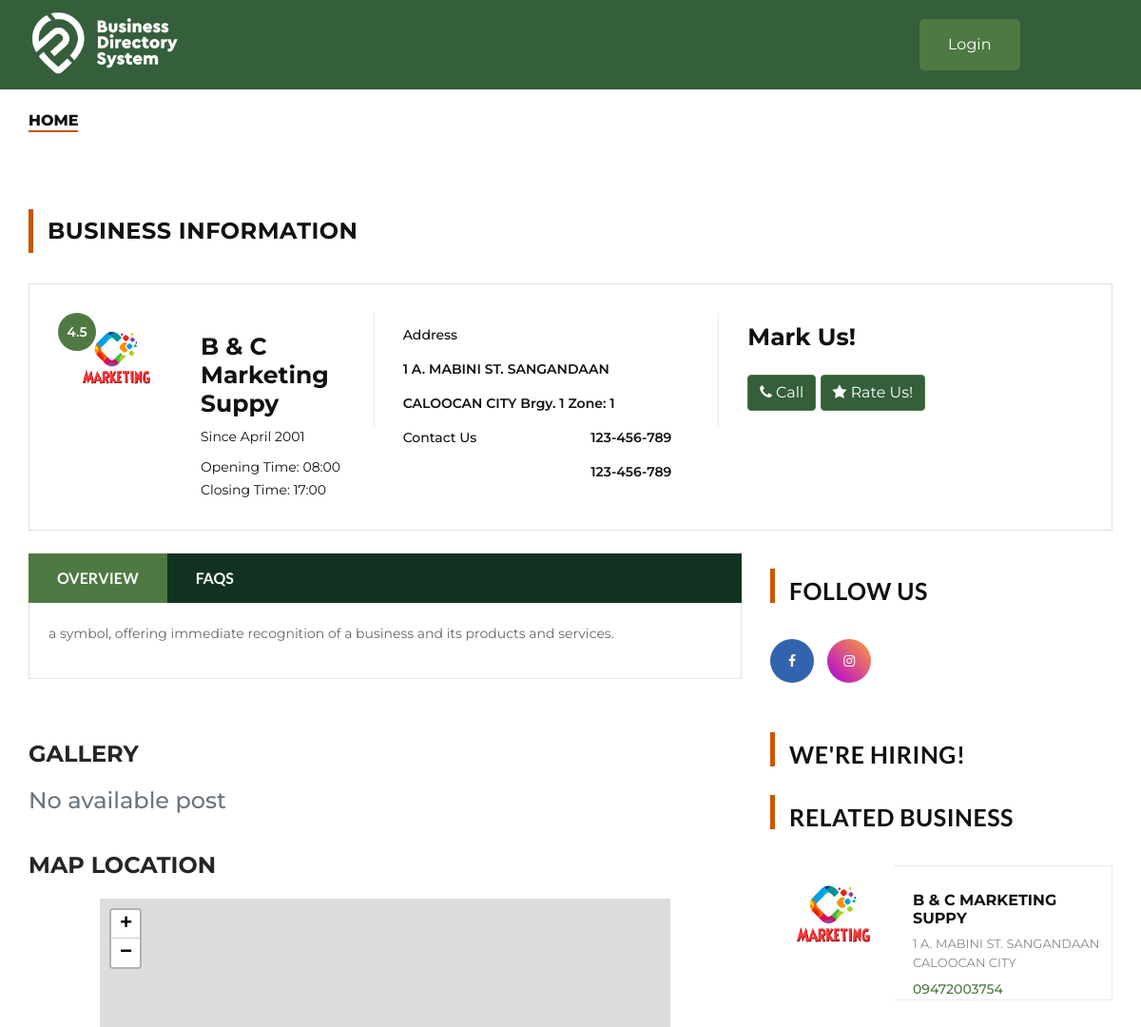
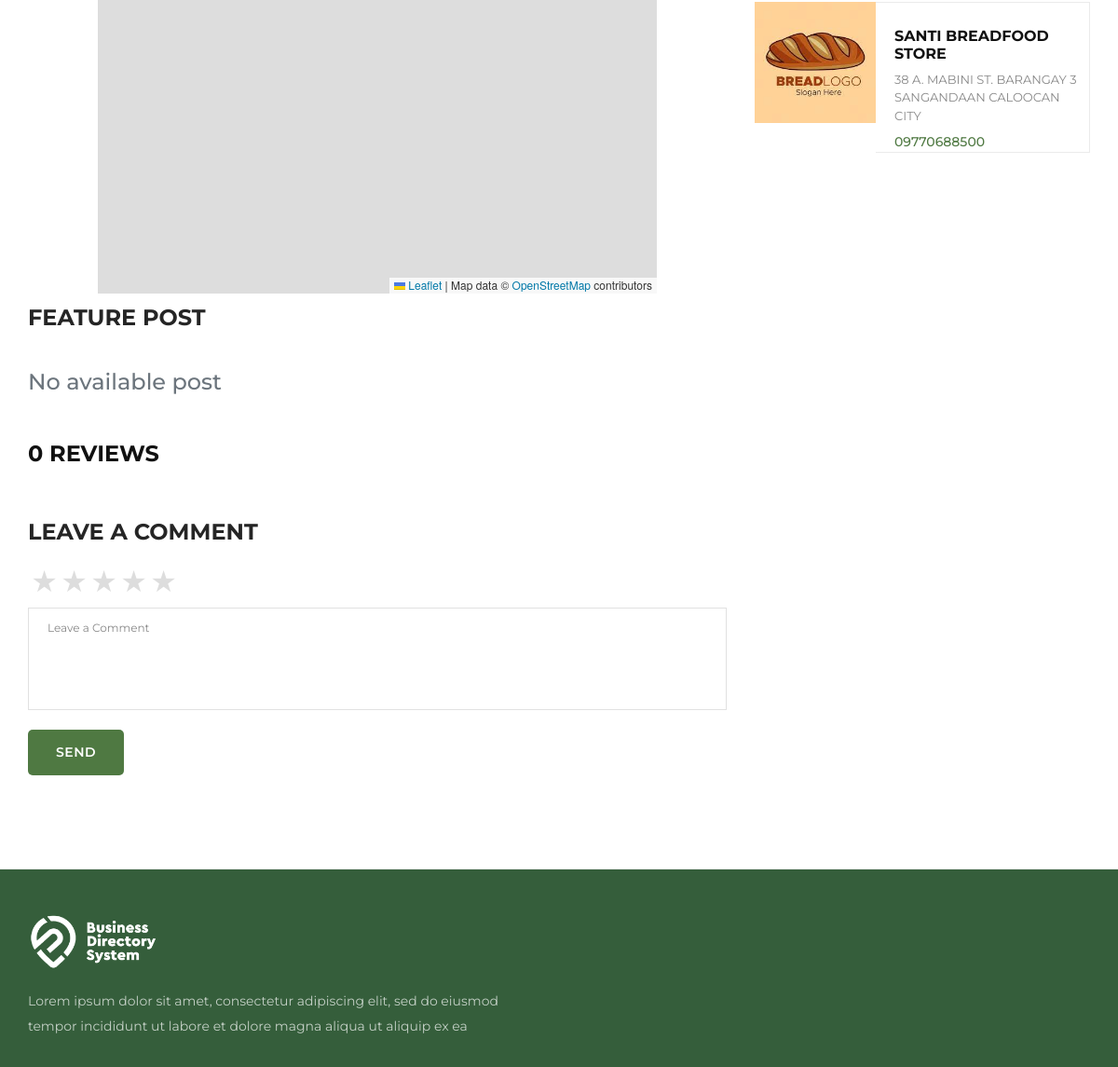
Screenshot of /details.php?ID=2 with the database file from the repository (2 pictures, top to bottom).
### tables this page shows
CREATE TABLE `business_list` (
  `bus_id` bigint(20) NOT NULL,
  `ownerId` int(11) NOT NULL,
  `BusinessName` varchar(255) NOT NULL,
  `Businesslogo` varchar(255) NOT NULL,
  `BusinessEmail` varchar(255) NOT NULL,
  `BusinessBranch` varchar(255) NOT NULL,
  `BusinessEstablish` varchar(255) NOT NULL,
  `BusinessDescrip` text NOT NULL,
  `BusinessNumber` varchar(255) NOT NULL,
  `BusinessOpenHour` varchar(255) NOT NULL,
  `BusinessCloseHour` varchar(255) NOT NULL,
  `BusinessAddress` varchar(255) NOT NULL,
  `BusinessBrgy` varchar(255) NOT NULL,
  `BusinessCategory` varchar(255) DEFAULT NULL,
  `BusinessSubCategory` varchar(255) NOT NULL,
  `BusinessStatus` varchar(255) NOT NULL,
  `BusinessRemarks` varchar(255) NOT NULL,
  `zone` varchar(255) NOT NULL,
  `district` varchar(255) NOT NULL,
  `capitalization` varchar(255) NOT NULL
);

CREATE TABLE `brgyzone_list` (
  `ID` int(11) NOT NULL,
  `zone` int(11) NOT NULL,
  `barangay` varchar(255) NOT NULL,
  `location` varchar(255) NOT NULL
);

### details.php (the view, shortened to what the rows shown need)
<?php
require_once('./includes/config.php');
$id = $_GET['ID'];
$sql = "SELECT * FROM business_list AS bl
INNER JOIN business_links AS bll ON bl.bus_id = bll.bus_id
INNER JOIN brgyzone_list AS bzl ON bl.BusinessBrgy = bzl.ID
INNER JOIN business_location AS bloc ON bl.bus_id = bloc.bus_id
WHERE
bl.bus_id = $id";
$disp = "";
$overview = "";
if ($rs = $conn->query($sql)) {
    if ($rs->num_rows > 0) {
        while ($row = $rs->fetch_assoc()) {
            $disp .= '<div class="row">
                        <div class="col-lg-4">
                            <div class="profile-agent-info">
                                <div class="pi-pic">
                                    <img src=" img/logo/' . $row['Businesslogo'] . '" alt="">
                                    <div class="rating-point">
                                        4.5
                                    </div>
                                </div>
                                <div class="pi-text">
                                    <h5>' . $row['BusinessName'] . '</h5>
                                    <p>Since April 2001</p>
                                    <p>Opening Time: ' . $row['BusinessOpenHour'] . ' Closing Time: ' . $row['BusinessCloseHour'] . '</p>
                                </div>
                            </div>
                        </div>
                        <div class="col-lg-4">
                            <div class="profile-agent-widget">
                                <ul>
                                    <li>Address <span>' . $row['BusinessAddress'] . ' Brgy. ' . $row['BusinessBrgy'] . ' Zone: ' . $row['zone'] . '</span></li>
                                    <li>Contact Us <span>123-456-789</span><br><span>123-456-789</span></li>
                                </ul>
                            </div>
                        </div>
                        <div class="col-lg-4">
                            <div class="profile-agent-newslatter">
                                <h5>Mark Us!</h5>
                                <form action="#">
                                    <div class="btn btn-success mx"><i class="fa fa-phone"></i> Call</div>
                                    <div class="btn btn-success mx"><i class="fa fa-star"></i> Rate Us!</div>
                                </form>
                            </div>
                        </div>
                    </div>';
            $overview .= '<div class="tab-desc">
                        <p>' . $row['BusinessDescrip'] . '</p>
                  </div>';
            $bus_category = $row['BusinessCategory'];
        }
    }
}
$pdo = Database::connection();
?>
<!DOCTYPE html>
<html lang="zxx">
<head>
    <link rel="stylesheet" href="css/bootstrap.min.css" type="text/css">
    <link rel="stylesheet" href="css/font-awesome.min.css" type="text/css">
    <link rel="stylesheet" href="css/elegant-icons.css" type="text/css">
    <link rel="stylesheet" href="css/jquery-ui.min.css" type="text/css">
    <link rel="stylesheet" href="css/nice-select.css" type="text/css">
    <link rel="stylesheet" href="css/owl.carousel.min.css" type="text/css">
    <link rel="stylesheet" href="css/magnific-popup.css" type="text/css">
    <link rel="stylesheet" href="css/slicknav.min.css" type="text/css">
    <link rel="stylesheet" href="css/star.css" type="text/css">
    <link rel="stylesheet" href="css/style1.css" type="text/css">
    <link rel="stylesheet" href="css/templatemo-plot-listing1.css" type="text/css">
    <link rel="stylesheet" href="https://unpkg.com/leaflet@1.7.1/dist/leaflet.css" />
</head>
<body>
    <section class="property-section latest-property-section spad">
    <div class="container">
        <div class="row">
            <div class="container">
                <div class="profile-agent-content">
                    <?php echo $disp; ?>
                </div>
            </div>
            <div class="container">
                <div class="row">
                    <div class="col-lg-8">
                        <div class="pd-text">
                            <div class="pd-board">
                                <br>
                                <div class="tab-board">
                                    <div class="tab-content">
                                        <div class="tab-pane active" id="tabs-1" role="tabpanel">
                                            <?php echo $overview; ?>
                                        </div>
                                    </div>
                                </div>
                            </div>
                        </div>
                    </div>
                    <div class="col-lg-4">
                        <div class="property-sidebar">
                            <div class="single-sidebar">
                                <?php
                                $selectRelatedBusiness = "SELECT * FROM business_list WHERE BusinessCategory = :bus_category LIMIT 2";
                                $stmt7 = $pdo->prepare($selectRelatedBusiness);
                                $stmt7->bindParam(':bus_category', $bus_category, PDO::PARAM_STR);
                                $stmt7->execute();
                                $datas7 = $stmt7->fetchAll();
                                $numRows7 = $stmt7->rowCount();
                                ?>
                                <?php
                                if ($numRows7 > 0) {
                                    foreach ($datas7 as $data7) { ?>
                                        <div class="top-agent">
                                            <div class="ta-item">
                                                <div class="ta-pic set-bg" data-setbg=<?php echo 'img/logo/' . $data7['Businesslogo'] ?>></div>
                                                <div class="ta-text" style="height: fit-content;">
                                                    <h6><a href=<?php echo './details.php?ID=' . $data7['bus_id'] ?>><?php echo $data7['BusinessName'] ?></a></h6>
                                                    <span style="font-size: small;">
                                                        <?php echo $data7['BusinessAddress'] ?>
                                                    </span>
                                                    <div class="ta-num">
                                                        <?php echo $data7['BusinessNumber'] ?>
                                                    </div>
                                                </div>
                                            </div>
                                        </div>
                                <?php }
                                } ?>
                            </div>
                        </div>
                    </div>
                </div>
            </div>
        </div>
    </div>
</section>
</body>
</html>

### rows the page displays
business_list: Businesslogo (picture), BusinessName "B & C Marketing Suppy", BusinessOpenHour "08:00", BusinessCloseHour "17:00", BusinessAddress "1 A. MABINI ST. SANGANDAAN CALOOCAN CITY", BusinessBrgy "1", brgyzone_list.zone "1", BusinessDescrip "a symbol, offering immediate recognition of a business and its products and services.", shows a picture, BusinessName "B & C MARKETING SUPPY", BusinessNumber "09472003754"
business_list: shows a picture, BusinessName "SANTI BREADFOOD STORE", BusinessAddress "38 A. MABINI ST. BARANGAY 3 SANGANDAAN CALOOCAN CITY", BusinessNumber "09770688500"

### other values shown
$numRows3 "0"
